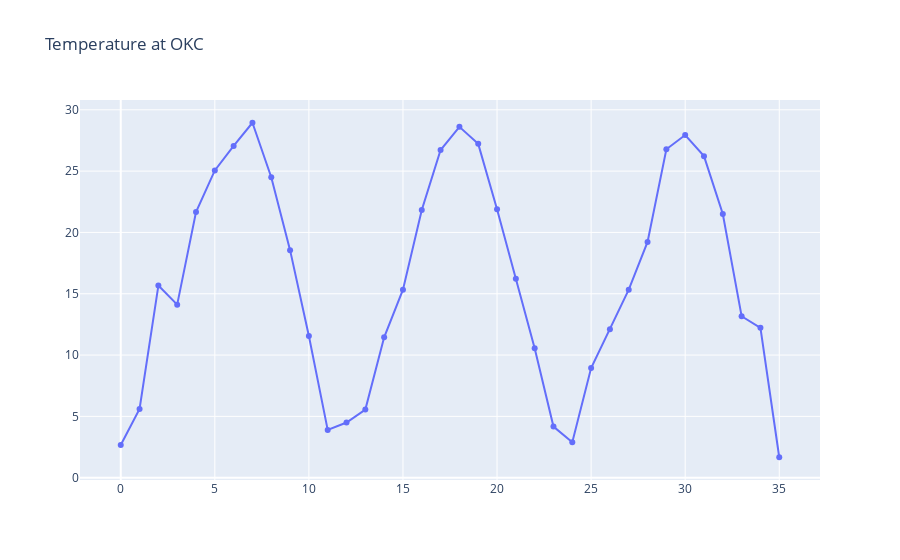

Here is the notebook cell this chart was saved with:
### Markdown cell above
## Plot Input Data

### Code cell
# plot the two lists (temps vs. okci)
tracedata = go.Scatter(
    x = okci,
    y = temps,
    mode = 'lines+markers',
    name = 'Data'
)

fig = go.Figure(
    data=[tracedata],
    layout_title_text="Temperature at OKC",
)

fig.show()

### Figure 1 — Plotly figure (JSON) as saved in the notebook; plotly's stock layout.template omitted (floating-point values rounded to 4 significant figures)
{"data": [{"mode": "lines+markers", "name": "Data", "type": "scatter", "x": [0, 1, 2, 3, 4, 5, 6, 7, 8, 9, 10, 11, 12, 13, 14, 15, 16, 17, 18, 19, 20, 21, 22, 23, 24, 25, 26, 27, 28, 29, 30, 31, 32, 33, 34, 35], "y": [2.667, 5.611, 15.67, 14.11, 21.67, 25.06, 27.06, 28.94, 24.5, 18.56, 11.56, 3.889, 4.5, 5.556, 11.44, 15.33, 21.83, 26.72, 28.61, 27.22, 21.89, 16.22, 10.56, 4.167, 2.889, 8.944, 12.11, 15.33, 19.22, 26.78, 27.94, 26.22, 21.5, 13.17, 12.22, 1.667]}], "layout": {"autosize": true, "title": {"text": "Temperature at OKC"}, "xaxis": {"autorange": true, "range": [-2.108, 37.11], "type": "linear"}, "yaxis": {"autorange": true, "range": [-0.3314, 30.94], "type": "linear"}}}
